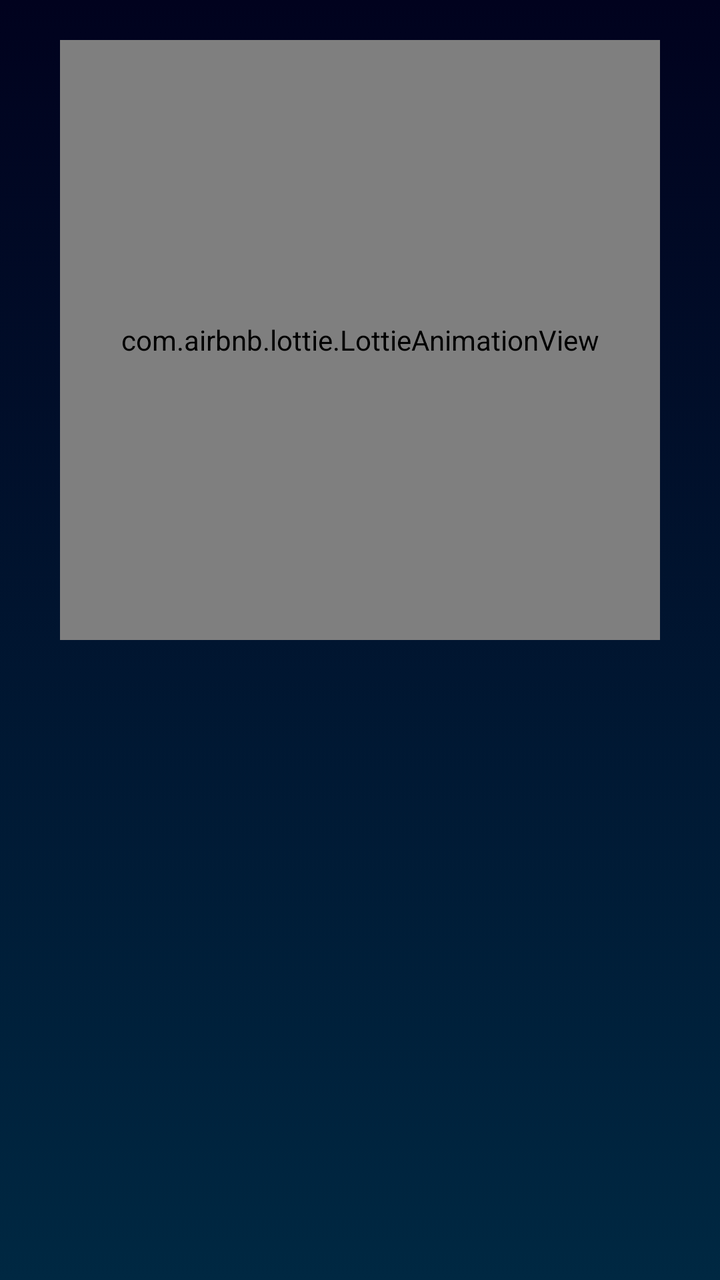
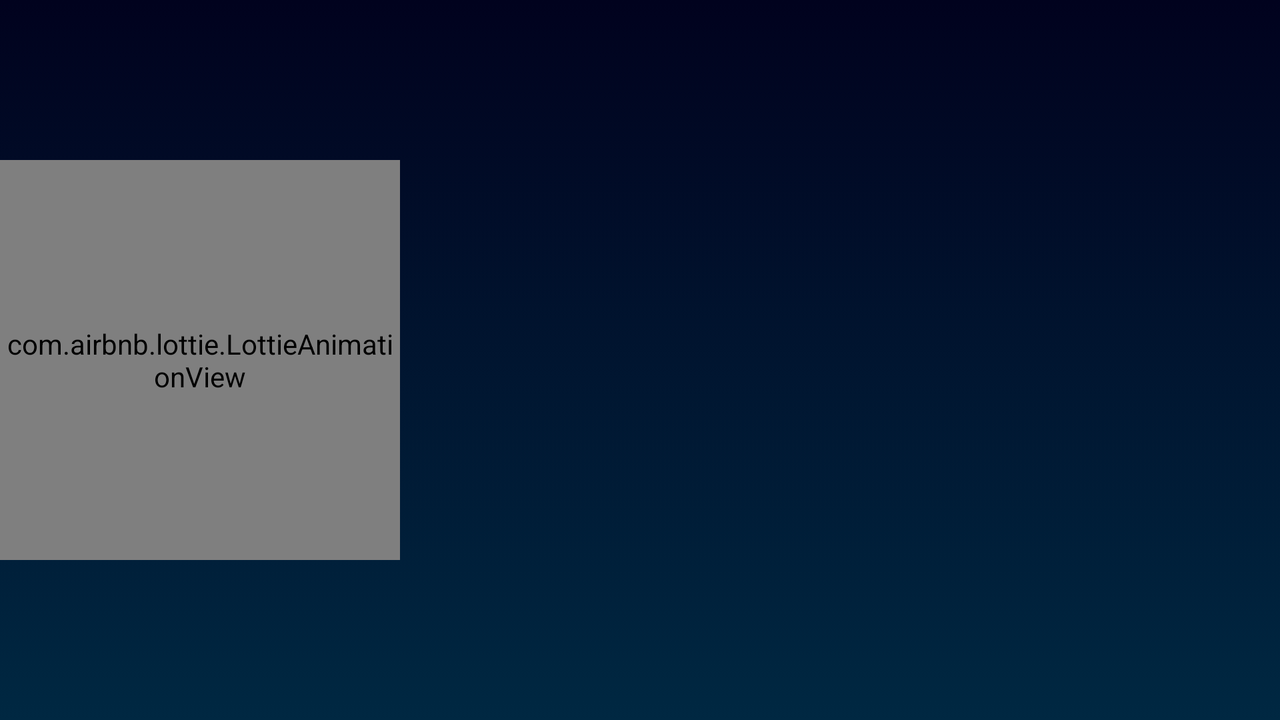

The same Android screen from two of the app's own layout files: first res/layout/ as a phone draws it, then the repository's variant for another configuration, drawn on a device whose configuration selects that folder. Both files follow.
<!-- AndroidManifest.xml: application theme Theme.BhavdeepSinghAssignment2 -->
<!-- res/layout/fragment_register_result.xml -->
<?xml version="1.0" encoding="utf-8"?>
<FrameLayout xmlns:android="http://schemas.android.com/apk/res/android"
    xmlns:tools="http://schemas.android.com/tools"
    android:layout_width="match_parent"
    android:layout_height="match_parent"
    xmlns:app="http://schemas.android.com/apk/res-auto"
    tools:context=".main.registerResult"
    android:background="@drawable/linear_gradient_background">

    <RelativeLayout
        android:layout_width="match_parent"
        android:layout_height="match_parent">
        <com.airbnb.lottie.LottieAnimationView
            android:layout_width="300sp"
            android:layout_height="300sp"
            app:lottie_rawRes="@raw/accep_register"
            app:lottie_autoPlay="true"
            android:layout_marginTop="20sp"
            android:layout_centerHorizontal="true"
            app:lottie_loop="true"
            android:id="@+id/acceptanim"/>
        <TextView
            android:layout_width="wrap_content"
            android:layout_height="wrap_content"
            android:layout_below="@id/acceptanim"
            android:ems="10"
            android:text=""
            android:id="@+id/result"
            android:gravity="center"
            android:textSize="30sp"
            android:textColor="@color/white"
            android:layout_centerHorizontal="true"
            />
    </RelativeLayout>

</FrameLayout>
<!-- resources referenced by this layout -->
<resources>
  <color name="white">#FFFFFFFF</color>
  <!-- drawable linear_gradient_background (drawable) -->
  <?xml version="1.0" encoding="utf-8"?>
  <selector xmlns:android="http://schemas.android.com/apk/res/android">
      <item>
          <shape>
              <gradient
                  android:startColor="#002842"
                  android:endColor="#01021e"
                  android:useLevel="true"
                  android:type="linear"
                  android:angle="90"/>
          </shape>
      </item>
  </selector>
  <style name="Theme.BhavdeepSinghAssignment2" parent="Theme.MaterialComponents.DayNight.DarkActionBar">
          
  
  
  
  
  
  
  
          
          <item name="android:statusBarColor" tools:targetApi="l">@color/black</item>
          
          <item name="colorPrimary">@color/black</item>
      </style>
  <color name="black">#FF000000</color>
</resources>
<!-- res/layout-land/fragment_register_result.xml (the repository's variant of the layout above) -->
<!-- drawn on the phone turned sideways -->
<?xml version="1.0" encoding="utf-8"?>
<FrameLayout xmlns:android="http://schemas.android.com/apk/res/android"
    xmlns:tools="http://schemas.android.com/tools"
    android:layout_width="match_parent"
    android:layout_height="match_parent"
    xmlns:app="http://schemas.android.com/apk/res-auto"
    tools:context=".main.registerResult"
    android:background="@drawable/linear_gradient_background">

    <RelativeLayout
        android:layout_width="match_parent"
        android:layout_height="match_parent">
        <com.airbnb.lottie.LottieAnimationView
            android:layout_width="200sp"
            android:layout_height="200sp"
            app:lottie_rawRes="@raw/accep_register"
            app:lottie_autoPlay="true"
            android:layout_marginTop="20sp"
            android:layout_centerVertical="true"
            app:lottie_loop="true"
            android:id="@+id/acceptanim"/>

        <TextView
            android:id="@+id/result"
            android:layout_width="wrap_content"
            android:layout_height="wrap_content"
            android:layout_centerVertical="true"
            android:layout_marginLeft="53dp"
            android:layout_toRightOf="@id/acceptanim"
            android:ems="11"
            android:gravity="center"
            android:text=""
            android:textColor="@color/white"
            android:textSize="30sp" />
    </RelativeLayout>

</FrameLayout>
